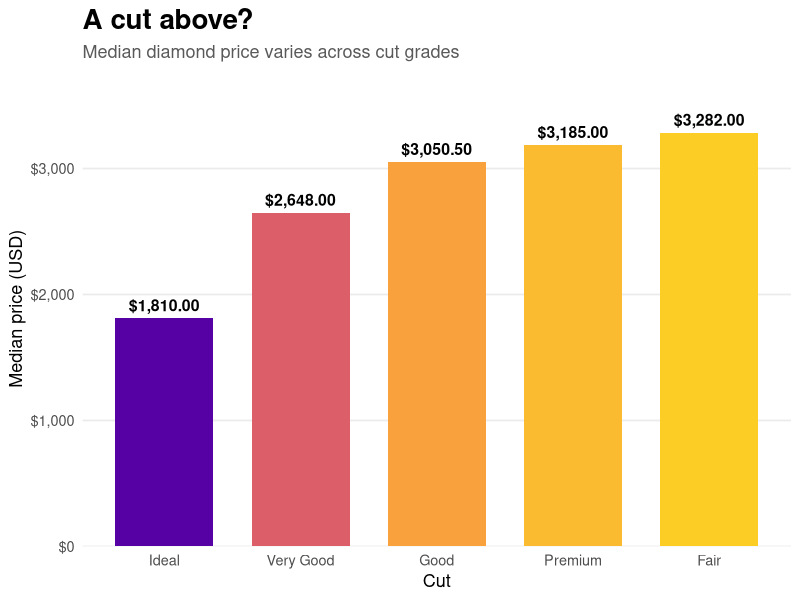

Source code (R):
library(tidyverse)

cut_prices <- diamonds |>
  group_by(cut) |>
  summarize(median_price = median(price), .groups = "drop")

diamonds_plot <- ggplot(
  cut_prices,
  aes(x = fct_reorder(cut, median_price), y = median_price, fill = median_price)
) +
  geom_col(width = 0.72, show.legend = FALSE) +
  geom_text(
    aes(label = scales::dollar(median_price)),
    vjust = -0.6,
    fontface = "bold",
    size = 4
  ) +
  scale_fill_viridis_c(option = "C", begin = 0.15, end = 0.9) +
  scale_y_continuous(
    labels = scales::dollar,
    expand = expansion(mult = c(0, 0.15))
  ) +
  labs(
    title = "A cut above?",
    subtitle = "Median diamond price varies across cut grades",
    x = "Cut",
    y = "Median price (USD)"
  ) +
  theme_minimal(base_size = 13) +
  theme(
    plot.title = element_text(face = "bold", size = 20),
    plot.subtitle = element_text(color = "grey35"),
    panel.grid.major.x = element_blank(),
    panel.grid.minor = element_blank()
  )

ggsave("diamonds-2.png", plot = diamonds_plot, width = 9, height = 6, dpi = 300)
